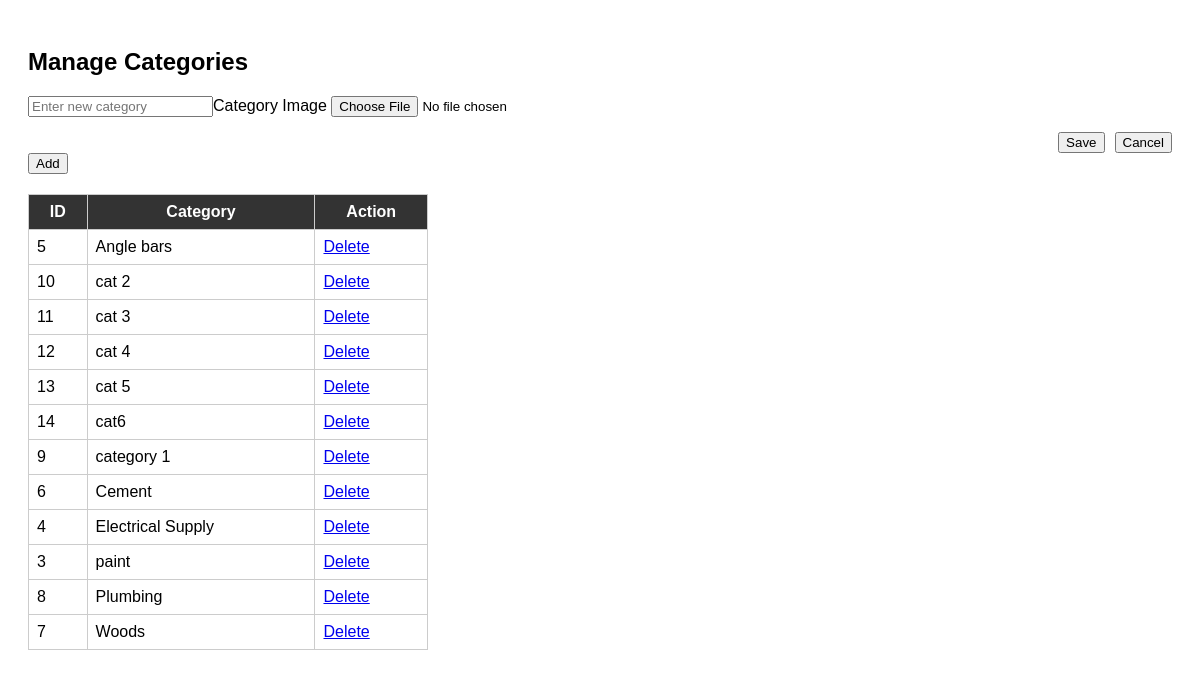
The app's page /categories.php, older data.
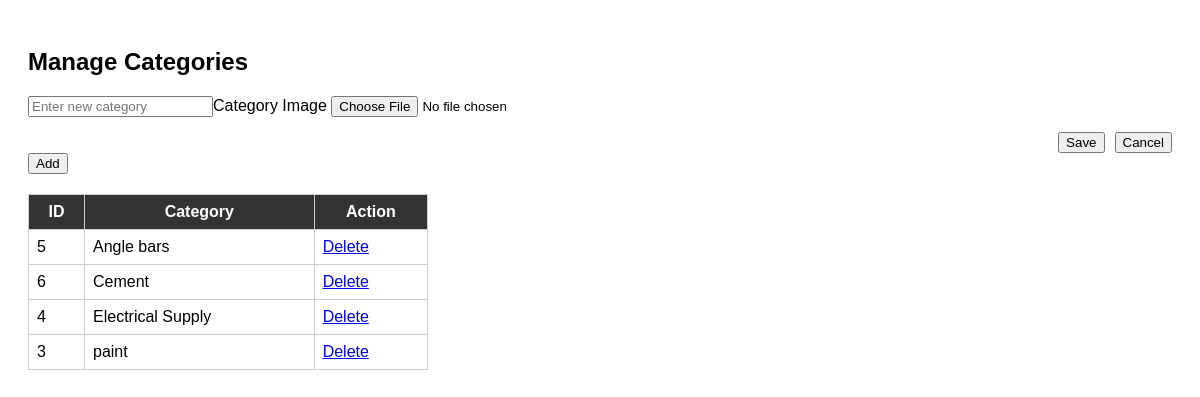
The same page, newer data.
### tables this page shows
CREATE TABLE `categories` (
  `id` int(11) NOT NULL,
  `category_name` varchar(100) NOT NULL,
  `image` varchar(255) DEFAULT NULL
);

### categories.php (the view, shortened to what this page needs)
<?php
include 'db.php';
$result = $conn->query("SELECT * FROM categories ORDER BY category_name ASC");
?>
<!DOCTYPE html>
<html lang="en">
<head>
</head>
<body>
  <h2>Manage Categories</h2>
  <form method="POST">
    <input type="text" name="category_name" placeholder="Enter new category" required><label>Category Image</label>
  <input type="file" name="category_image" accept="image/*">
  <div style="margin-top:15px; display:flex; justify-content:flex-end; gap:10px;">
    <button type="submit" class="btn">Save</button>
    <button type="button" id="closeModal" class="btn btn-secondary">Cancel</button>
  </div>
    <button type="submit">Add</button>
  </form>
  <table>
    <tr><th>ID</th><th>Category</th><th>Action</th></tr>
    <?php while($row = $result->fetch_assoc()): ?>
    <tr>
      <td><?= $row['id'] ?></td>
      <td><?= htmlspecialchars($row['category_name']) ?></td>
      <td><a href="?delete=<?= $row['id'] ?>" onclick="return confirm('Delete this category?')">Delete</a></td>
    </tr>
    <?php endwhile; ?>
  </table>
</body>
</html>

Row changes from the older to the newer data that the page shows:
removed categories: id "10", category_name "cat 2"
removed categories: id "11", category_name "cat 3"
removed categories: id "12", category_name "cat 4"
removed categories: id "13", category_name "cat 5"
removed categories: id "14", category_name "cat6"
removed categories: id "9", category_name "category 1"
removed categories: id "8", category_name "Plumbing"
removed categories: id "7", category_name "Woods"
